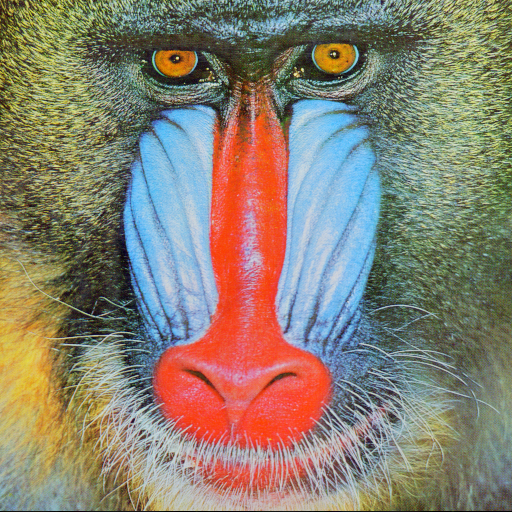
#> input picture backend/input/original.tiff, 512 x 512 px
$ python test_scramble.py
#> lines starting #> are read from the running program, lines starting #| are printed output that depends on the picture
### backend/scrambling/scramble_image.py
import numpy as np
import cv2
import math


def chaotic_map(x, y, mu):
    x_new = (pow(x, math.pi**8) * math.e**4 + mu * y * math.e**10) % 1
    y_new = (pow(y, math.pi**8) * math.e**4 + mu * x_new * math.pi**9) % 1
    return x_new, y_new


def scramble_image(image_path, mu=0.5, x0=0.3, y0=0.7):
#> called with image_path = 'input/original.tiff', mu = 0.5, x0 = 0.3, y0 = 0.7
    img = cv2.imread(image_path)
#> img is the input picture: shape (512, 512, 3); mean B, G, R 113.1, 128.9, 137.4
    rows, cols, _ = img.shape
#> rows = 512; cols = 512
    x = x0
    y = y0
    xValues = []
    yValues = []
    for i in range(rows*cols):
        x, y = chaotic_map(x, y, mu)
        xValues.append(x)
        yValues.append(y)
    xValues = np.array(xValues)
    yValues = np.array(yValues)
    XPos = np.argsort(xValues[:rows])
    YPos = np.argsort(yValues[:cols])
    R_img = img[XPos, :, :]
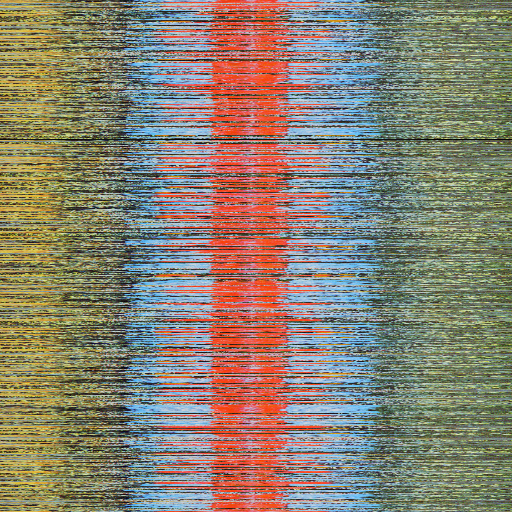
#> R_img: shape (512, 512, 3); mean B, G, R 113.1, 128.9, 137.4
    C_img = R_img[:, YPos, :]
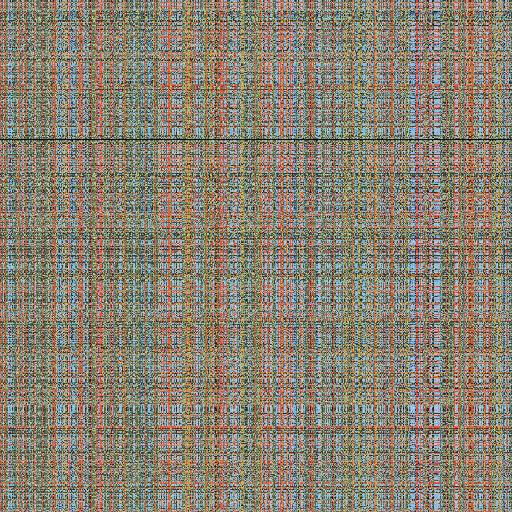
#> C_img: shape (512, 512, 3); mean B, G, R 113.1, 128.9, 137.4
    return C_img, XPos, YPos

### backend/test_scramble.py
from scrambling.scramble_image import scramble_image
import cv2

scrambled, XPos, YPos = scramble_image("input/original.tiff")
#> XPos = 512 values, max 511 at index 139, min 0 at index 136, mean 255.5; YPos = 512 values, max 511 at index 15, min 0 at index 179, mean 255.5

cv2.imwrite("output/scrambled.tiff", scrambled)

$ run again, with backend/input/pepper.tiff copied over backend/input/original.tiff
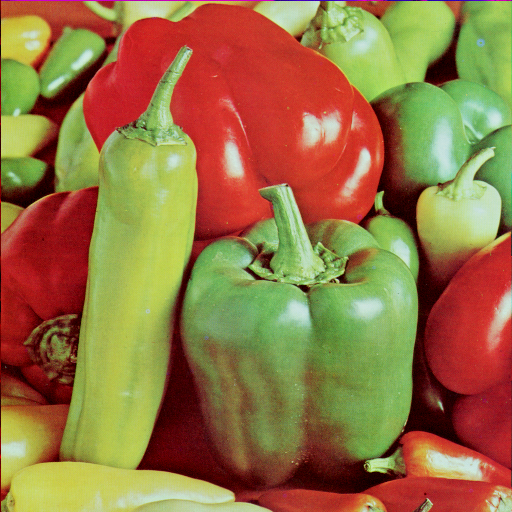
#> input picture backend/input/pepper.tiff, 512 x 512 px
#> in scramble_image, img is the input picture: shape (512, 512, 3); mean B, G, R 66.5, 115.6, 149.8
#> in scramble_image, `R_img = img[XPos, :, :]`:
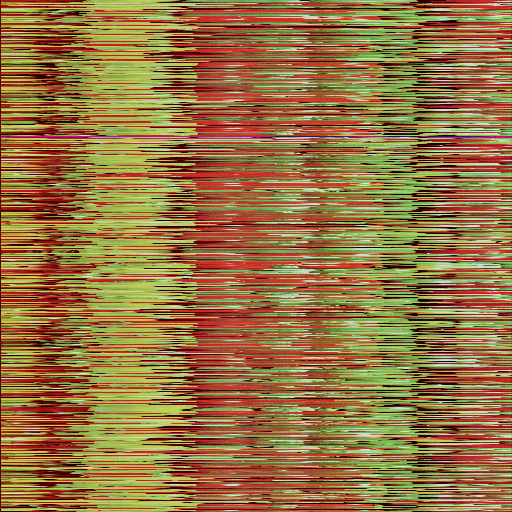
#> R_img: shape (512, 512, 3); mean B, G, R 66.5, 115.6, 149.8
#> in scramble_image, `C_img = R_img[:, YPos, :]`:
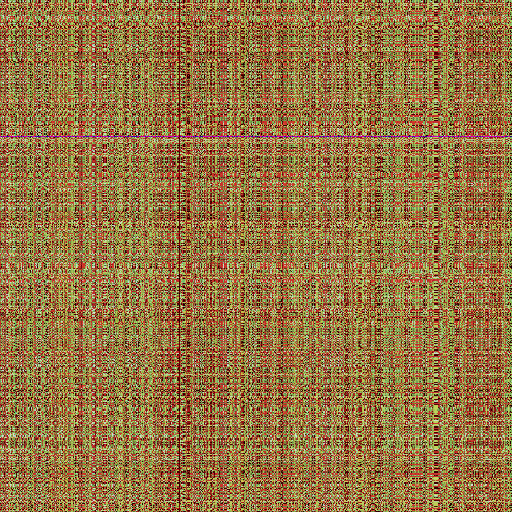
#> C_img: shape (512, 512, 3); mean B, G, R 66.5, 115.6, 149.8
#> `scrambled, XPos, YPos = scramble_image("input/original.tiff")`: XPos = 512 values, max 511 at index 139, min 0 at index 136, mean 255.5; YPos = 512 values, max 511 at index 15, min 0 at index 179, mean 255.5
